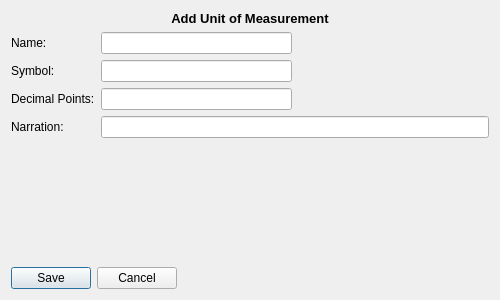
<?xml version="1.0" encoding="UTF-8"?>
<ui version="4.0">
 <class>addUOM</class>
 <widget class="QWidget" name="addUOM">
  <property name="geometry">
   <rect>
    <x>0</x>
    <y>0</y>
    <width>500</width>
    <height>300</height>
   </rect>
  </property>
  <property name="windowTitle">
   <string>Form</string>
  </property>
  <layout class="QGridLayout" name="gridLayout">
   <item row="1" column="0" colspan="3">
    <widget class="QLabel" name="titleLabel">
     <property name="sizePolicy">
      <sizepolicy hsizetype="Preferred" vsizetype="Fixed">
       <horstretch>0</horstretch>
       <verstretch>0</verstretch>
      </sizepolicy>
     </property>
     <property name="font">
      <font>
       <pointsize>10</pointsize>
       <weight>75</weight>
       <bold>true</bold>
      </font>
     </property>
     <property name="text">
      <string>Add Unit of Measurement</string>
     </property>
     <property name="alignment">
      <set>Qt::AlignCenter</set>
     </property>
    </widget>
   </item>
   <item row="7" column="0" colspan="3">
    <widget class="QDialogButtonBox" name="buttonBox">
     <property name="sizePolicy">
      <sizepolicy hsizetype="Fixed" vsizetype="Fixed">
       <horstretch>0</horstretch>
       <verstretch>0</verstretch>
      </sizepolicy>
     </property>
     <property name="standardButtons">
      <set>QDialogButtonBox::Cancel|QDialogButtonBox::Save</set>
     </property>
    </widget>
   </item>
   <item row="2" column="2">
    <spacer name="horizontalSpacer">
     <property name="orientation">
      <enum>Qt::Horizontal</enum>
     </property>
     <property name="sizeHint" stdset="0">
      <size>
       <width>40</width>
       <height>20</height>
      </size>
     </property>
    </spacer>
   </item>
   <item row="2" column="0">
    <widget class="QLabel" name="nameLabel">
     <property name="text">
      <string>Name:</string>
     </property>
    </widget>
   </item>
   <item row="3" column="1">
    <widget class="QLineEdit" name="symbolLineEdit"/>
   </item>
   <item row="3" column="0">
    <widget class="QLabel" name="symbolLabel">
     <property name="text">
      <string>Symbol:</string>
     </property>
    </widget>
   </item>
   <item row="2" column="1">
    <widget class="QLineEdit" name="nameLineEdit"/>
   </item>
   <item row="4" column="0">
    <widget class="QLabel" name="decimalPointsLabel">
     <property name="text">
      <string>Decimal Points:</string>
     </property>
    </widget>
   </item>
   <item row="4" column="1">
    <widget class="QLineEdit" name="decimalPointsLineEdit"/>
   </item>
   <item row="5" column="0">
    <widget class="QLabel" name="narrationLabel">
     <property name="text">
      <string>Narration:</string>
     </property>
    </widget>
   </item>
   <item row="6" column="0">
    <spacer name="verticalSpacer">
     <property name="orientation">
      <enum>Qt::Vertical</enum>
     </property>
     <property name="sizeHint" stdset="0">
      <size>
       <width>20</width>
       <height>40</height>
      </size>
     </property>
    </spacer>
   </item>
   <item row="5" column="1" colspan="2">
    <widget class="QLineEdit" name="narrationLineEdit"/>
   </item>
  </layout>
 </widget>
 <tabstops>
  <tabstop>nameLineEdit</tabstop>
  <tabstop>symbolLineEdit</tabstop>
  <tabstop>decimalPointsLineEdit</tabstop>
  <tabstop>narrationLineEdit</tabstop>
 </tabstops>
 <resources/>
 <connections/>
</ui>
